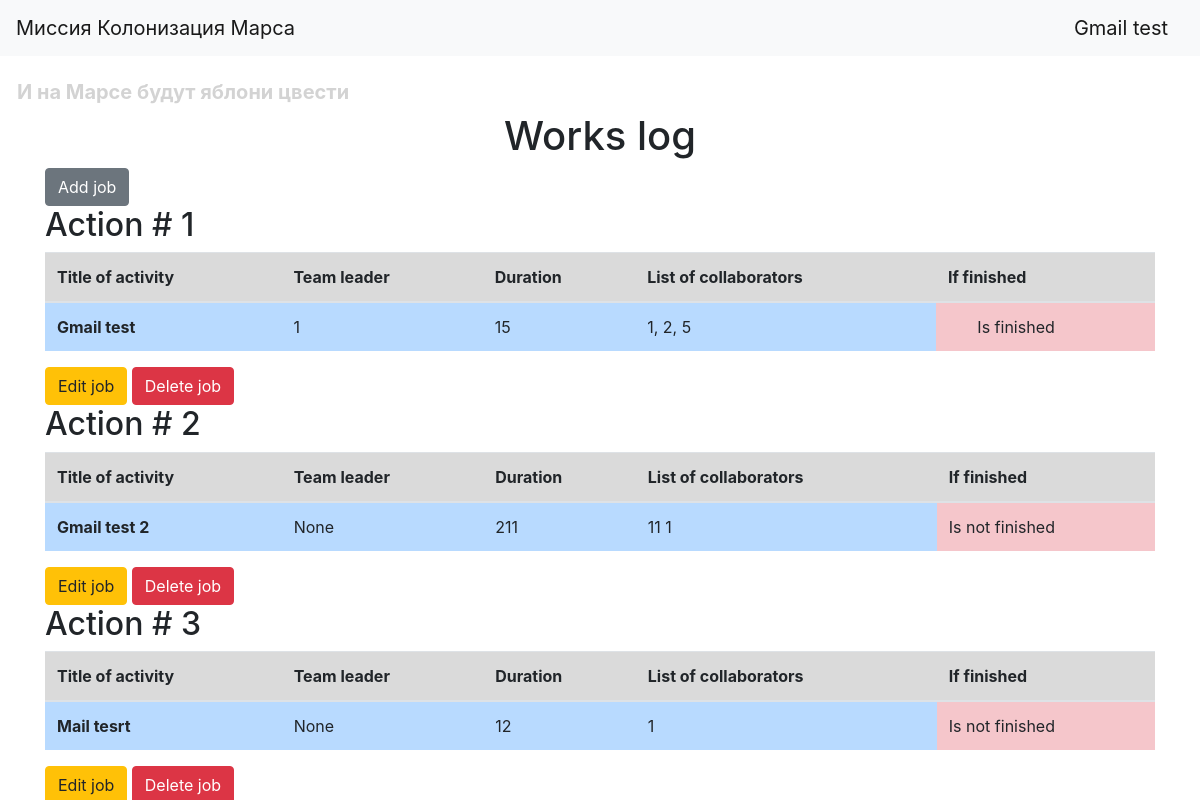
The page / (signed in) on the database its author committed.
### data/users.py (models this page shows, shortened)
class User(SqlAlchemyBase, UserMixin):
    __tablename__ = 'users'
    id = sqlalchemy.Column(sqlalchemy.Integer,
                           primary_key=True, autoincrement=True)
    name = sqlalchemy.Column(sqlalchemy.String, nullable=True)
    about = sqlalchemy.Column(sqlalchemy.String, nullable=True)
    email = sqlalchemy.Column(sqlalchemy.String,
                              index=True, unique=True, nullable=True)
    hashed_password = sqlalchemy.Column(sqlalchemy.String, nullable=True)
    created_date = sqlalchemy.Column(sqlalchemy.DateTime,
                                     default=datetime.datetime.now)
    works = orm.relationship("Works", back_populates='user')

### data/works.py (models this page shows)
class Works(SqlAlchemyBase):
    __tablename__ = 'works'
    id = sqlalchemy.Column(sqlalchemy.Integer,
                           primary_key=True, autoincrement=True)
    title_of_activity = sqlalchemy.Column(sqlalchemy.String)
    team_leader = sqlalchemy.Column(sqlalchemy.String)
    work_size = sqlalchemy.Column(sqlalchemy.Integer)
    collaborators = sqlalchemy.Column(sqlalchemy.String)
    is_finished = sqlalchemy.Column(sqlalchemy.Boolean)
    user_id = sqlalchemy.Column(sqlalchemy.Integer,
                                sqlalchemy.ForeignKey("users.id"))
    user = orm.relationship('User')
    categories = orm.relationship("Category",
                                  secondary="association",
                                  backref="news")

### server.py (the view)
@app.route("/")
def index():
    db_sess = db_session.create_session()
    works = db_sess.query(Works)
    return render_template("index.html", works=works)

### data/db_session.py (called while the page is built)
def create_session() -> Session:
    global __factory
    return __factory()

### server.py (called while the page is built)
@login_manager.user_loader
def load_user(user_id):
    db_sess = db_session.create_session()
    return db_sess.query(User).get(user_id)

### templates/index.html
{% extends "base.html" %}
{% block content %}
<h1 style="text-align: center">Works log</h1>
{% if current_user.is_authenticated %}
    <a href="works" class="btn btn-secondary">Add job</a>
{% endif %}
{% for i in works %}
<h2>Action # {{ i.id}}</h2>
<table class="table">
  <thead>
    <tr class="table-active">
      <th scope="col">Title of activity</th>
      <th scope="col">Team leader</th>
      <th scope="col">Duration</th>
      <th scope="col">List of collaborators</th>
      <th scope="col">If finished</th>
    </tr>
  </thead>
  <tbody>
    <tr>
      <th class="table-primary" scope="row">{{ i.title_of_activity }}</th>
      <td class="table-primary">{{ i.team_leader }}</td>
      <td class="table-primary">{{ i.work_size }}</td>
      <td class="table-primary">{{ i.collaborators }}</td>
      <td class="table-danger">{{ 'ㅤㅤIs finished' if i.is_finished else 'Is not finished' }}</td>
    </tr>
  </tbody>
</table>
{% if current_user.is_authenticated and current_user == i.user or current_user.is_authenticated and current_user.id == 1 %}
    <div>
        <a href="/works/{{ i.id }}" class="btn btn-warning">
            Edit job
        </a>
        <a href="/works_delete/{{ i.id }}" class="btn btn-danger">
            Delete job
        </a>
    </div>
{% endif %}
{% endfor %}
{% endblock %}

### templates/base.html (shortened to what this page needs)
<!doctype html>
<html lang="en">
<head>
    <link rel="stylesheet"
          href="https://stackpath.bootstrapcdn.com/bootstrap/4.4.1/css/bootstrap.min.css"
>
    <link rel="stylesheet" href="static/style.css" />
</head>
<body>
<header>
    <nav class="navbar navbar-light bg-light">
        <a class="navbar-brand" href="#">Миссия Колонизация Марса</a>
        {% if current_user.is_authenticated %}
        <a class="navbar-brand" href="/logout">{{ current_user.name }}</a>
        {% else %}
        <p>
            <a class="btn btn-primary " href="/register">Зарегистрироваться</a>
            <a class="btn btn-success" href="/login">Войти</a>
        </p>
{% endif %}
    </nav>
</header>
<h5 style="color: lightgray; margin-left: 17px;"><br><b>И на Марсе будут яблони цвести</b></h5>
<main role="main" class="container">
    {% block content %}{% endblock %}
</main>
</body>
</html>

### rows shown on the page
User: name "Gmail test"
Works: id "1", title_of_activity "Gmail test", team_leader "1", work_size "15", collaborators "1, 2, 5", is_finished "ㅤㅤIs finished"
Works: id "2", title_of_activity "Gmail test 2", team_leader "None", work_size "211", collaborators "11 1", is_finished "Is not finished"
Works: id "3", title_of_activity "Mail tesrt", team_leader "None", work_size "12", collaborators "1", is_finished "Is not finished"
